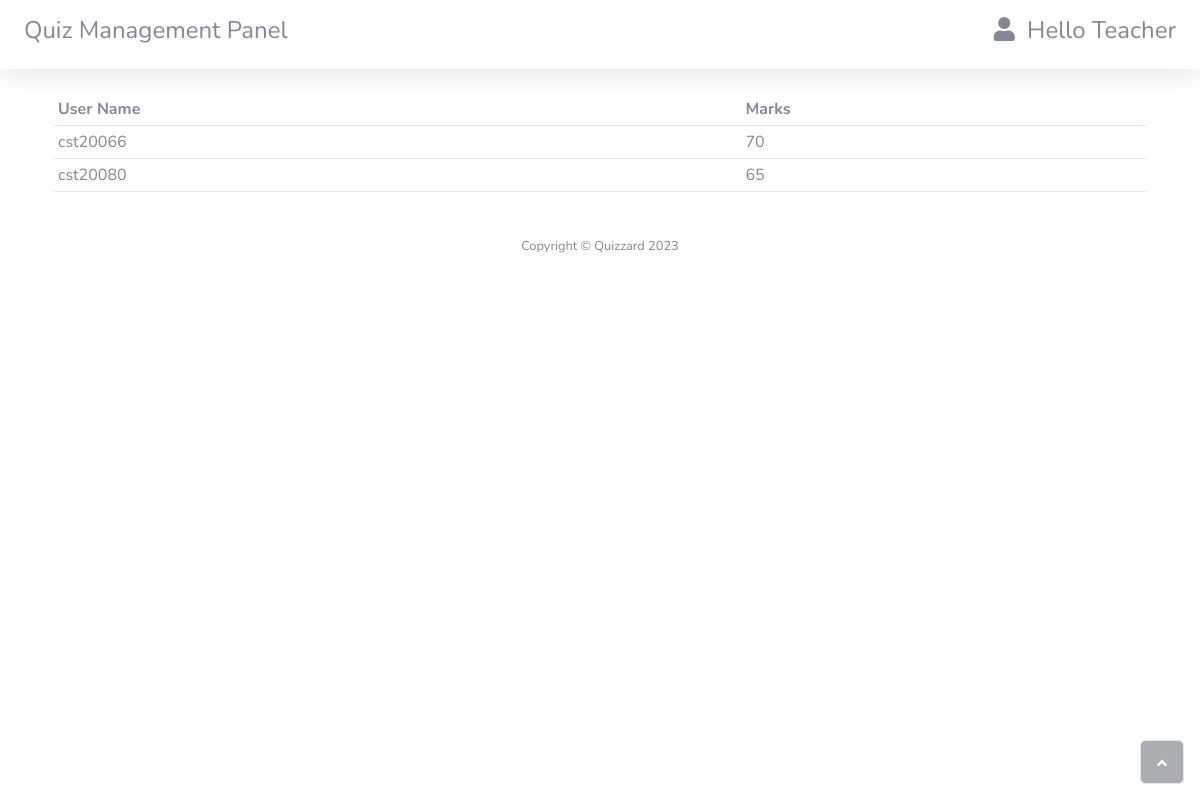
Page /show_progress.php?Quiz_ID=6 on the committed database.
### tables this page shows
CREATE TABLE `mark` (
  `Mark_ID` int(11) NOT NULL,
  `User_ID` int(11) NOT NULL,
  `Quiz_ID` int(11) NOT NULL,
  `Marks_Total` int(11) NOT NULL
);

CREATE TABLE `user` (
  `User_ID` int(11) NOT NULL,
  `User_Name` varchar(64) NOT NULL,
  `Password` varchar(64) NOT NULL,
  `User_Role` varchar(64) DEFAULT 'Student'
);

### show_progress.php (the view, shortened to what this page needs)
<?php
include 'connect.php';
?>
<!DOCTYPE html>
<html lang="en">
<head>
    <link rel="stylesheet" href="assets/bootstrap/css/bootstrap.min.css">
    <link rel="stylesheet" href="assets/fonts/fontawesome-all.min.css">
</head>
<body>
    <div class="d-flex flex-column" id="content-wrapper">
        <div id="content">
            <nav class="navbar navbar-light navbar-expand-md bg-white shadow mb-4 py-3 static-top">
                <div class="container-fluid">
                    <h4>Quiz Management Panel</h4>
                    <h4 class="align-self-right">
                        <i class="fas fa-user"></i>
                        <span>&nbsp;Hello Teacher</span>
                    </h4>
                </div>
            </nav>
            <div class="container">
                <table class="table table-sm">
                    <thead>
                        <tr>
                            <th scope="col">User Name</th>
                            <th scope="col">Marks</th>
                        </tr>
                    </thead>
                    <tbody>
                        <?php
                        if (isset($_GET['Quiz_ID'])) {
                            $Quiz_ID = $_GET['Quiz_ID'];
                        }
                        $sql = "SELECT * FROM mark, user WHERE mark.User_ID = user.User_ID AND Quiz_ID = $Quiz_ID ORDER BY Marks_Total DESC";
                        $result = mysqli_query($con, $sql);
                        while ($row = $result->fetch_assoc()) {
                            echo "
                    <tr>
                    <td>$row[User_Name]</td>
                    <td>$row[Marks_Total]</td>
                    </tr>
                    ";
                        }
                        ?>
                    </tbody>
                </table>
            </div>
        </div>
    </div>
</body>
<?php
include_once 'footer.php';
?>
</html>

### rows in the picture
mark: User_ID.User_Name "cst20066", Marks_Total "70"
mark: User_ID.User_Name "cst20080", Marks_Total "65"
